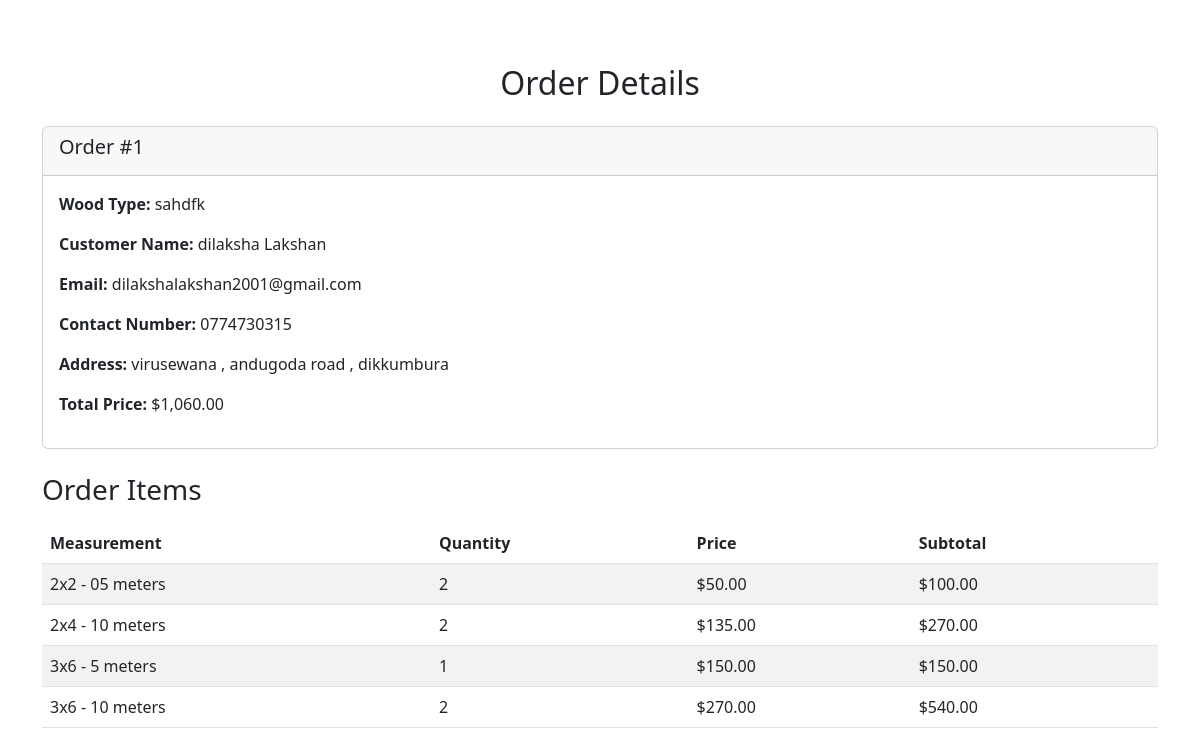
The app's page /RoofAndWoodItem/show.php?id=1 with its own data.
### tables this page shows
CREATE TABLE `roof_orders` (
  `id` int(11) NOT NULL,
  `wood_type` varchar(50) NOT NULL,
  `customer_name` varchar(100) NOT NULL,
  `email` varchar(100) NOT NULL,
  `contact_number` varchar(20) NOT NULL,
  `address` text NOT NULL,
  `total_price` decimal(10,2) NOT NULL,
  `created_at` timestamp NOT NULL DEFAULT current_timestamp(),
  `user_id` int(11) NOT NULL
);

CREATE TABLE `roof_order_items` (
  `id` int(11) NOT NULL,
  `order_id` int(11) NOT NULL,
  `measurement` varchar(20) NOT NULL,
  `quantity` int(11) NOT NULL,
  `price` decimal(10,2) NOT NULL
);

### RoofAndWoodItem/show.php (the view, shortened to what this page needs)
<?php
require_once 'Config.php';
if (isset($_GET['id'])) {
    $orderId = $_GET['id'];
    $stmt = $pdo->prepare("SELECT * FROM roof_orders WHERE id = ?");
    $stmt->execute([$orderId]);
    $order = $stmt->fetch(PDO::FETCH_ASSOC);
    $stmt = $pdo->prepare("SELECT * FROM roof_order_items WHERE order_id = ?");
    $stmt->execute([$orderId]);
    $orderItems = $stmt->fetchAll(PDO::FETCH_ASSOC);
} else {
    header("Location: error.php");
    exit;
}
?>
<!DOCTYPE html>
<html lang="en">
<head>
    <link href="https://cdn.jsdelivr.net/npm/bootstrap@5.3.0/dist/css/bootstrap.min.css" rel="stylesheet">
    <link href="https://cdnjs.cloudflare.com/ajax/libs/font-awesome/5.15.3/css/all.min.css" rel="stylesheet">
</head>
<body>
    <nav class="navbar navbar-expand-lg navbar-dark" style="background-color: var(--primary-color);">
    </nav>
    <div class="container my-5">
        <h2 class="text-center mb-4">Order Details</h2>
        <?php if ($order): ?>
            <div class="card mb-4">
                <div class="card-header">
                    <h5>Order #<?= $order['id'] ?></h5>
                </div>
                <div class="card-body">
                    <p><strong>Wood Type:</strong> <?= htmlspecialchars($order['wood_type']) ?></p>
                    <p><strong>Customer Name:</strong> <?= htmlspecialchars($order['customer_name']) ?></p>
                    <p><strong>Email:</strong> <?= htmlspecialchars($order['email']) ?></p>
                    <p><strong>Contact Number:</strong> <?= htmlspecialchars($order['contact_number']) ?></p>
                    <p><strong>Address:</strong> <?= htmlspecialchars($order['address']) ?></p>
                    <p><strong>Total Price:</strong> $<?= number_format($order['total_price'], 2) ?></p>
                </div>
            </div>
            <h3 class="mb-3">Order Items</h3>
            <table class="table table-striped">
                <thead>
                    <tr>
                        <th>Measurement</th>
                        <th>Quantity</th>
                        <th>Price</th>
                        <th>Subtotal</th>
                    </tr>
                </thead>
                <tbody>
                    <?php foreach ($orderItems as $item): ?>
                        <tr>
                            <td><?= htmlspecialchars($item['measurement']) ?></td>
                            <td><?= $item['quantity'] ?></td>
                            <td>$<?= number_format($item['price'], 2) ?></td>
                            <td>$<?= number_format($item['quantity'] * $item['price'], 2) ?></td>
                        </tr>
                    <?php endforeach; ?>
                </tbody>
            </table>
        <?php else: ?>
            <div class="alert alert-danger">Order not found.</div>
        <?php endif; ?>
    </div>
</body>
</html>

### records on screen
roof_orders: id "1", wood_type "sahdfk", customer_name "dilaksha Lakshan", email "dilakshalakshan2001@gmail.com", contact_number "0774730315", address "virusewana , andugoda road , dikkumbura", total_price "1,060.00"
roof_order_items: measurement "2x2 - 05 meters", quantity "2", price "50.00", $item['quantity'] * $item['price'] "100.00"
roof_order_items: measurement "2x4 - 10 meters", quantity "2", price "135.00", $item['quantity'] * $item['price'] "270.00"
roof_order_items: measurement "3x6 - 5 meters", quantity "1", price "150.00", $item['quantity']*$item['price'] "150.00"
roof_order_items: measurement "3x6 - 10 meters", quantity "2", price "270.00", $item['quantity'] * $item['price'] "540.00"
